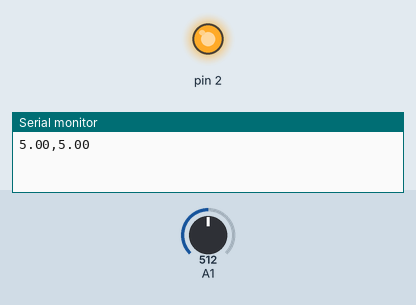
Bench run of a sketch on a simulated Arduino Uno, built with avr-gcc and run on an emulated ATmega328P. Parts: output pins drawn as LEDs (lit = HIGH), the last lines printed to the serial monitor. Inputs (shaded band) come from the test bench; at power-on: A1 = 512.

Above: at 0.05 s.
At 6.0 s:
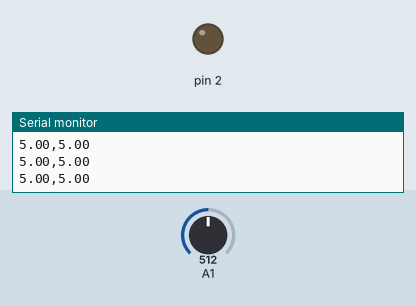
Timing chart, 0 to 15.6 s (numbered marks = the images above):
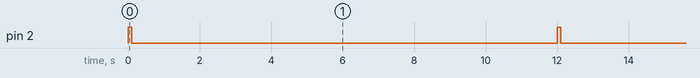

Measured:
- by itself, pin 2: alternates HIGH for 0.10 s and LOW for 11.9 s

The sketch:

cricket.ino
```cpp
const unsigned long beatPeriod = 250;
const unsigned long lightPeriod = 100;
unsigned long hertz = 0;
const int FILTER_COUNTS = 7;
float reads[FILTER_COUNTS];
unsigned long tempCount = 0;
unsigned long lightCount = 0;
unsigned long offCount = 0;
unsigned long arrayCount = 0;
double rollingAverage = 0;
int reading = 0;
double temp;
double voltage;


void setup() {
  Serial.begin (9600);
  analogReference(INTERNAL);
  pinMode (2, OUTPUT);
}

void loop() {
  unsigned long now = millis();
  if(now >= tempCount) {
    readTemp();
    tempCount = now + beatPeriod;

    Serial.print (temp);
    Serial.print(",");
    Serial.println(rollingAverage);
  }

  if(now >= lightCount) {
    hertz = 60000/((7*temp) - 30);
    lightCount = now + hertz;
    digitalWrite(2, HIGH);
    offCount = now + lightPeriod;
  }

  if(now >= offCount) {
    digitalWrite(2, LOW);
  }

}

void readTemp() {
  for(int i=0; i< FILTER_COUNTS; i++) {
    reading = analogRead(A1);
    voltage = (1.1/1024) * reading;
    temp = (voltage * 100.0) - 50.0;
    reads[arrayCount % FILTER_COUNTS] = temp;
    arrayCount += 1;
   rollingAverage = 0;
    for (int i = 0; i < FILTER_COUNTS; i++) {
      rollingAverage = ((1.0/FILTER_COUNTS)* reads[i]) + rollingAverage;
    }
  }
}
```
